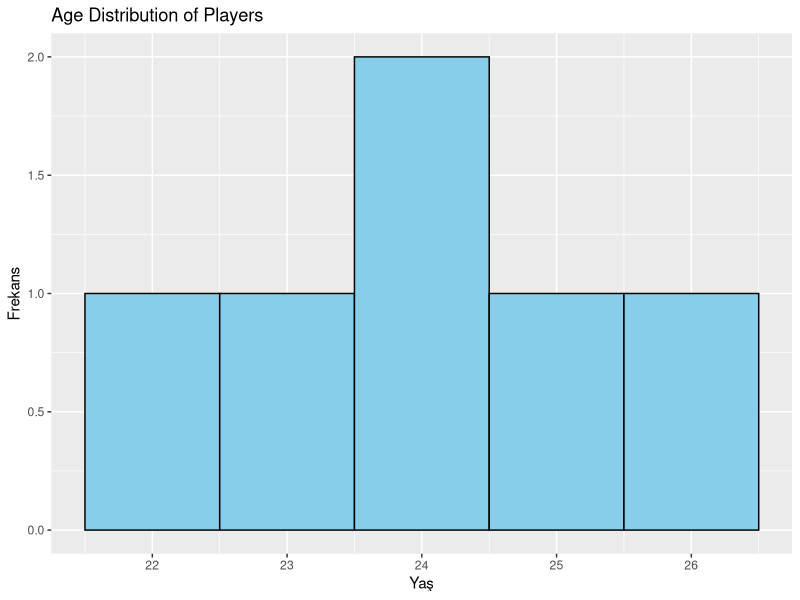
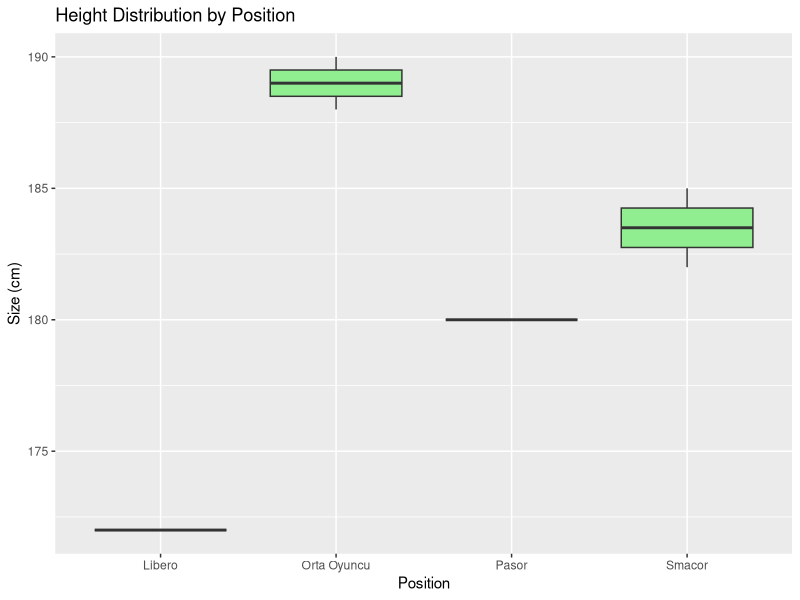
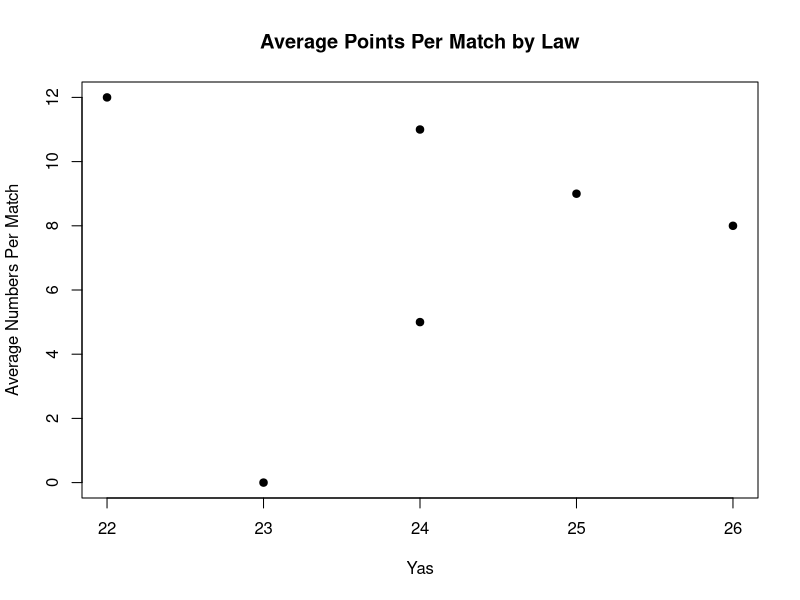
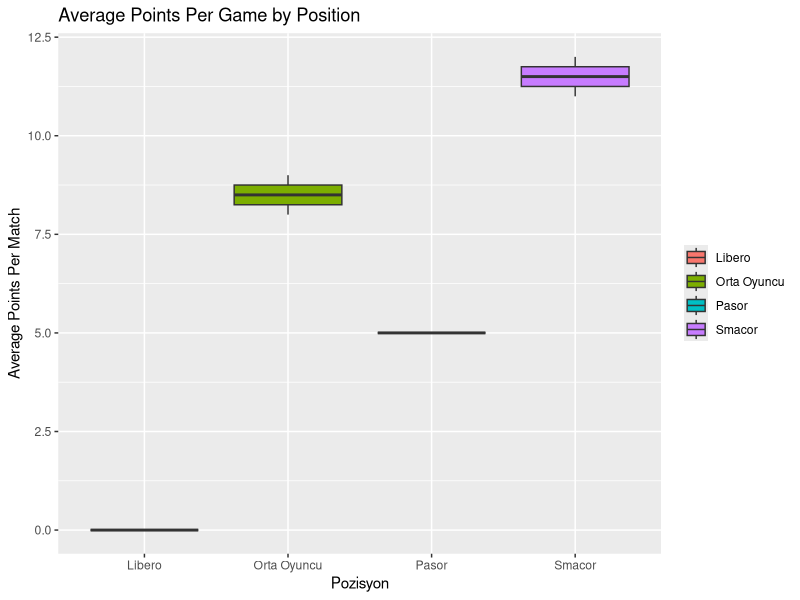
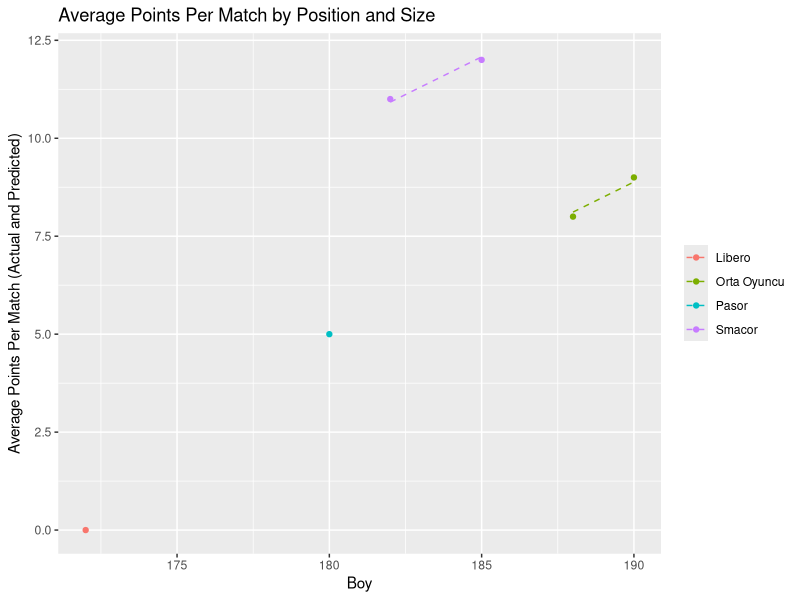
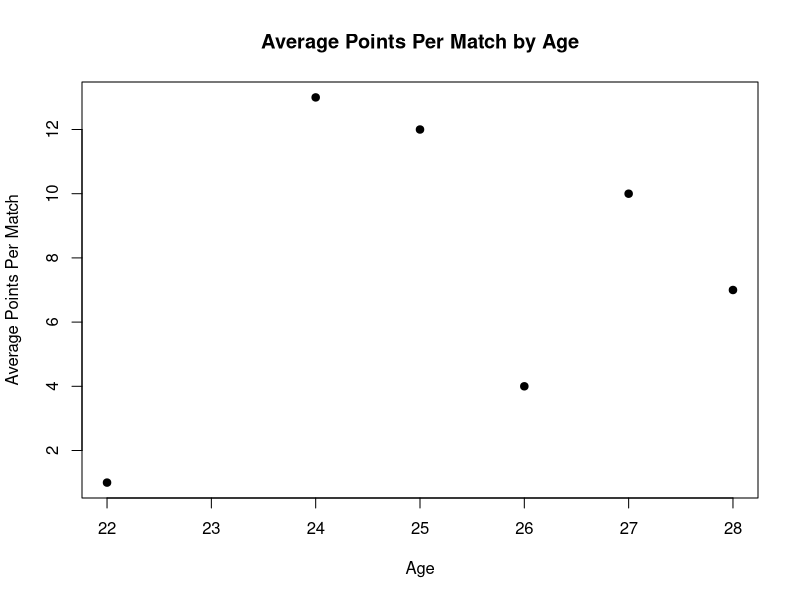
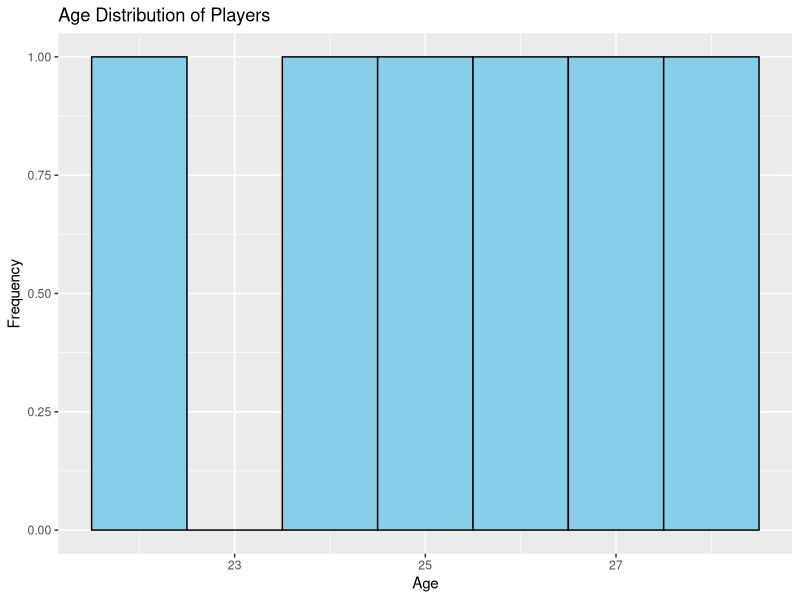
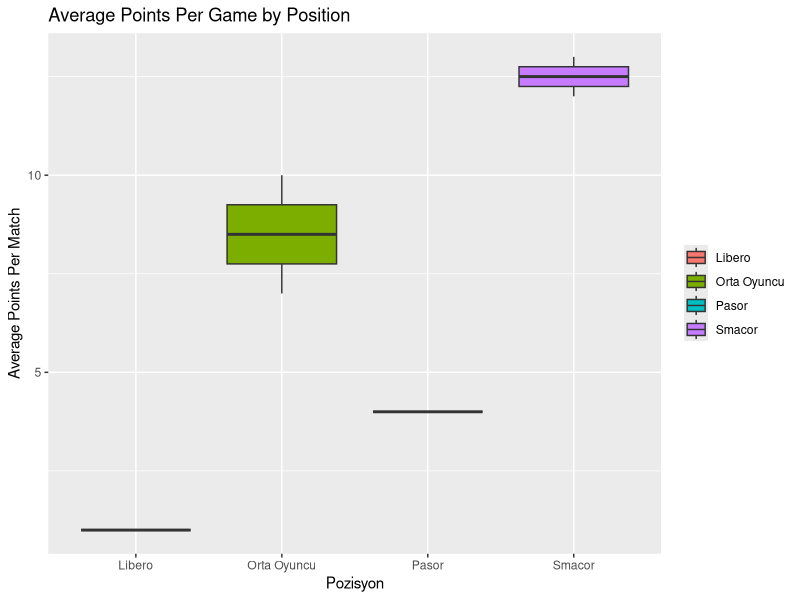

The R source for these figures, in order:
## ---- chunk 1
# Gerekli kütüphaneleri yükle
library(ggplot2)
library(dplyr)
library(car)

## ---- chunk 2
# Kadın Milli Voleybol Takımı Veri Seti
kadin_oyuncular <- data.frame(
  Isim = c("Ece Karayilan", "Aylin Sarioglu", "Melis Gurkaynak", "Sena Gulbahar", "Zehra Gunes", "Hande Baladin"),
  Pozisyon = c("Pasor", "Smacor", "Orta Oyuncu", "Libero", "Orta Oyuncu", "Smacor"),
  Yas = c(24, 22, 26, 23, 25, 24),
  Boy = c(180, 185, 188, 172, 190, 182),
  MacBasinaOrtalamaSayi = c(5, 12, 8, 0, 9, 11)
)

## ---- chunk 3
# Veri setinin ilk birkaç satırını görüntüle
head(kadin_oyuncular)
## ---- chunk 4
# Kadın oyuncular için EDA
summary(kadin_oyuncular) # Veri setinin özeti
## ---- chunk 5
# EDA: Grafiklerle Veri Görselleştirme
# Yaş Dağılımı
ggplot(kadin_oyuncular, aes(x=Yas)) + geom_histogram(binwidth=1, fill="skyblue", color="black") + 
  ggtitle("Age Distribution of Players") + xlab("Yaş") + ylab("Frekans")
## ---- chunk 6
#Height Distribution by Position
ggplot(kadin_oyuncular, aes(x=Pozisyon, y=Boy)) + geom_boxplot(fill="lightgreen") + 
  ggtitle("Height Distribution by Position") + xlab("Position") + ylab("Size (cm)")
## ---- chunk 7
# Yaşa Göre Maç Başına Ortalama Sayı Grafiği
plot(kadin_oyuncular$Yas, kadin_oyuncular$MacBasinaOrtalamaSayi, main="Average Points Per Match by Law", xlab="Yas", ylab="Average Numbers Per Match", pch=19)

## ---- chunk 8
# # Regression Analysis: Relationship Between Age and Average Points Per Match
lm_model_kadin <- lm(MacBasinaOrtalamaSayi ~ Yas, data=kadin_oyuncular)
summary(lm_model_kadin)
## ---- chunk 9
# ANOVA Analizi: Pozisyona Göre Maç Başına Ortalama Sayı Farklılıkları
anova_model_kadin <- aov(MacBasinaOrtalamaSayi ~ Pozisyon, data=kadin_oyuncular)
summary(anova_model_kadin) # ANOVA sonuçlarını gösterir
## ---- chunk 10
# ANCOVA Analizi: Boyun Pozisyona ve Maç Başına Ortalama Sayı Üzerindeki Etkisi
ancova_model_kadin <- aov(MacBasinaOrtalamaSayi ~ Pozisyon + Boy, data=kadin_oyuncular)
summary(ancova_model_kadin) # ANCOVA sonuçlarını gösterir
## ---- chunk 11
# Pozisyona Göre Maç Başına Ortalama Sayı - Kutu Grafiği
ggplot(kadin_oyuncular, aes(x=Pozisyon, y=MacBasinaOrtalamaSayi, fill=Pozisyon)) + 
  geom_boxplot() + 
  ggtitle("Average Points Per Game by Position") + 
  xlab("Pozisyon") + ylab("Average Points Per Match") +
  theme(legend.title = element_blank())

## ---- chunk 12
# ANCOVA Sonuçlarını Görselleştirmek
# Modelden Tahmin Edilen Değerler
kadin_oyuncular$TahminEdilenSayi <- predict(ancova_model_kadin)

# Pozisyona ve Boya Göre Maç Başına Ortalama Sayı - Scatter Plot
ggplot(kadin_oyuncular, aes(x=Boy, y=MacBasinaOrtalamaSayi, color=Pozisyon)) + 
  geom_point() + 
  geom_line(aes(y=TahminEdilenSayi), linetype="dashed") + 
  ggtitle("Average Points Per Match by Position and Size") + 
  xlab("Boy") + ylab("Average Points Per Match (Actual and Predicted)") +
  theme(legend.title = element_blank())

## ---- chunk 13
# Erkek Milli Voleybol Takımı Veri Seti
erkek_oyuncular <- data.frame(
  Isim = c("Burak Gungor", "Ahmet Tumer", "Kerem Elice", "Deniz Kuzey", "Murat Yenipazar", "Serhat Coskun"),
  Pozisyon = c("Pasor", "Smacor", "Orta Oyuncu", "Libero", "Orta Oyuncu", "Smacor"),
  Yas = c(26, 24, 28, 22, 27, 25),
  Boy = c(192, 198, 195, 174, 200, 188),
  MacBasinaOrtalamaSayi = c(4, 13, 7, 1, 10, 12)
)
## ---- chunk 14
# Veri setinin ilk birkaç satırını görüntüle
head(erkek_oyuncular)
## ---- chunk 15
# Erkek oyuncular için EDA
summary(erkek_oyuncular) # Veri setinin özeti
## ---- chunk 16
# Average Points Per Match by Age Grafiği
plot(erkek_oyuncular$Yas, erkek_oyuncular$MacBasinaOrtalamaSayi, main="Average Points Per Match by Age", xlab="Age", ylab="Average Points Per Match", pch=19)

## ---- chunk 17
# EDA: Grafiklerle Veri Görselleştirme

# Yaş Dağılımı
ggplot(erkek_oyuncular, aes(x=Yas)) + geom_histogram(binwidth=1, fill="skyblue", color="black") +
  ggtitle("Age Distribution of Players") + xlab("Age") + ylab("Frequency")
## ---- chunk 18
# Regresyon Analizi: Yaş ve Maç Başına Ortalama Sayı Arasındaki İlişki
lm_model_erkek <- lm(MacBasinaOrtalamaSayi ~ Yas, data=erkek_oyuncular)
summary(lm_model_erkek)
## ---- chunk 19
# ANOVA Analizi: Pozisyona Göre Maç Başına Ortalama Sayı Farklılıkları
anova_model_erkek <- aov(MacBasinaOrtalamaSayi ~ Pozisyon, data=erkek_oyuncular)
summary(anova_model_erkek)

## ---- chunk 20
# Pozisyona Göre Maç Başına Ortalama Sayı - Kutu Grafiği
ggplot(erkek_oyuncular, aes(x=Pozisyon, y=MacBasinaOrtalamaSayi, fill=Pozisyon)) +
  geom_boxplot() +
  ggtitle("Average Points Per Game by Position") +
  xlab("Pozisyon") + ylab("Average Points Per Match") +
  theme(legend.title = element_blank())

## ---- chunk 21
#ANCOVA Analizi
# ANCOVA Analizi: Boyun Pozisyona ve Maç Başına Ortalama Sayı Üzerindeki Etkisi
ancova_model_erkek <- aov(MacBasinaOrtalamaSayi ~ Pozisyon + Boy, data=erkek_oyuncular)
summary(ancova_model_erkek)

## ---- chunk 22
# ANCOVA Sonuçlarını Görselleştirmek
# Modelden Tahmin Edilen Değerler
erkek_oyuncular$TahminEdilenSayi <- predict(ancova_model_erkek)

# Pozisyona ve Boya Göre Maç Başına Ortalama Sayı - Scatter Plot
ggplot(erkek_oyuncular, aes(x=Boy, y=MacBasinaOrtalamaSayi, color=Pozisyon)) +
  geom_point() +
  geom_line(aes(y=TahminEdilenSayi), linetype="dashed") +
  ggtitle("Average Points Per Match by Position and Size") +
  xlab("Size") +
  ylab("Average Points Per Match (Actual and Predicted))")


## ---- chunk 23
# Kadın ve erkek oyuncular için veri setlerini birleştir
kadin_oyuncular$Cinsiyet <- 'Kadın'
erkek_oyuncular$Cinsiyet <- 'Erkek'

# Cinsiyet faktörünü ekleyerek birleştir
oyuncular <- rbind(kadin_oyuncular, erkek_oyuncular)
oyuncular$Cinsiyet <- as.factor(oyuncular$Cinsiyet)

# İlk birkaç satırı kontrol et
head(oyuncular)

## ---- chunk 24
lm_model <- lm(MacBasinaOrtalamaSayi ~ Cinsiyet, data=oyuncular)
summary(lm_model)

## ---- chunk 25
anova_model <- aov(MacBasinaOrtalamaSayi ~ Cinsiyet + Pozisyon, data=oyuncular)
summary(anova_model)

## ---- chunk 26
ancova_model <- aov(MacBasinaOrtalamaSayi ~ Cinsiyet + Pozisyon + Boy, data=oyuncular)
summary(ancova_model)

## ---- chunk 27
ggplot(oyuncular, aes(x=Cinsiyet, y=MacBasinaOrtalamaSayi, fill=Cinsiyet)) +
  geom_boxplot() +
  ggtitle("Average Scores per Match by Gender") +
  xlab("Gender") +
  ylab("Average Scores per Match") +
  theme_minimal()


## ---- chunk 28
ggplot(oyuncular, aes(x=Pozisyon, y=MacBasinaOrtalamaSayi, fill=Cinsiyet)) +
  geom_boxplot() +
  ggtitle("Average Scores per Match by Position and Gender") +
  xlab("Position") +
  ylab("Average Scores per Match") +
  theme_minimal() +
  theme(legend.title = element_blank())


## ---- chunk 29
ggplot(oyuncular, aes(x=Boy, y=MacBasinaOrtalamaSayi, color=Cinsiyet)) +
  geom_point() +
  geom_smooth(method="lm", aes(group=Cinsiyet), se=FALSE, linetype="dashed") +
  ggtitle("Relationship Between Height and Average Scores per Match") +
  xlab("Height") +
  ylab("Average Scores per Match") +
  theme_minimal() +
  theme(legend.title = element_blank())


